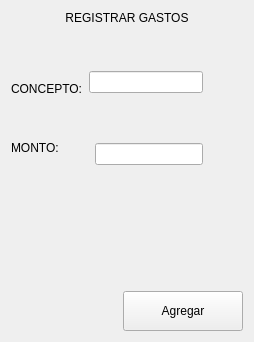
                  <widget class="QWidget" name="page_agregar_gasto">
                   <layout class="QVBoxLayout" name="verticalLayout_18">
                    <item>
                     <widget class="QLabel" name="lbl_titulo_gastos">
                      <property name="text">
                       <string>REGISTRAR GASTOS</string>
                      </property>
                      <property name="alignment">
                       <set>Qt::AlignCenter</set>
                      </property>
                     </widget>
                    </item>
                    <item>
                     <spacer name="verticalSpacer_6">
                      <property name="orientation">
                       <enum>Qt::Vertical</enum>
                      </property>
                      <property name="sizeHint" stdset="0">
                       <size>
                        <width>20</width>
                        <height>40</height>
                       </size>
                      </property>
                     </spacer>
                    </item>
                    <item>
                     <layout class="QHBoxLayout" name="horizontalLayout_4">
                      <item>
                       <layout class="QVBoxLayout" name="verticalLayout_16">
                        <property name="spacing">
                         <number>23</number>
                        </property>
                        <item>
                         <widget class="QLabel" name="label_9">
                          <property name="text">
                           <string>CONCEPTO:</string>
                          </property>
                         </widget>
                        </item>
                        <item>
                         <widget class="QLabel" name="label_10">
                          <property name="text">
                           <string>MONTO:</string>
                          </property>
                         </widget>
                        </item>
                       </layout>
                      </item>
                      <item>
                       <layout class="QFormLayout" name="formLayout_2">
                        <property name="verticalSpacing">
                         <number>50</number>
                        </property>
                        <item row="1" column="0" colspan="2">
                         <widget class="QLineEdit" name="lineEdit_concepto_gasto"/>
                        </item>
                        <item row="2" column="1">
                         <widget class="QLineEdit" name="lineEdit_monto_gasto"/>
                        </item>
                       </layout>
                      </item>
                      <item>
                       <spacer name="horizontalSpacer_16">
                        <property name="orientation">
                         <enum>Qt::Horizontal</enum>
                        </property>
                        <property name="sizeHint" stdset="0">
                         <size>
                          <width>40</width>
                          <height>20</height>
                         </size>
                        </property>
                       </spacer>
                      </item>
                     </layout>
                    </item>
                    <item>
                     <spacer name="verticalSpacer_10">
                      <property name="orientation">
                       <enum>Qt::Vertical</enum>
                      </property>
                      <property name="sizeHint" stdset="0">
                       <size>
                        <width>20</width>
                        <height>40</height>
                       </size>
                      </property>
                     </spacer>
                    </item>
                    <item>
                     <spacer name="verticalSpacer_8">
                      <property name="orientation">
                       <enum>Qt::Vertical</enum>
                      </property>
                      <property name="sizeHint" stdset="0">
                       <size>
                        <width>20</width>
                        <height>40</height>
                       </size>
                      </property>
                     </spacer>
                    </item>
                    <item>
                     <spacer name="verticalSpacer_5">
                      <property name="orientation">
                       <enum>Qt::Vertical</enum>
                      </property>
                      <property name="sizeHint" stdset="0">
                       <size>
                        <width>20</width>
                        <height>40</height>
                       </size>
                      </property>
                     </spacer>
                    </item>
                    <item>
                     <layout class="QHBoxLayout" name="horizontalLayout_13">
                      <item>
                       <spacer name="horizontalSpacer_17">
                        <property name="orientation">
                         <enum>Qt::Horizontal</enum>
                        </property>
                        <property name="sizeHint" stdset="0">
                         <size>
                          <width>40</width>
                          <height>20</height>
                         </size>
                        </property>
                       </spacer>
                      </item>
                      <item>
                       <widget class="QPushButton" name="btn_agregar_gasto">
                        <property name="minimumSize">
                         <size>
                          <width>120</width>
                          <height>40</height>
                         </size>
                        </property>
                        <property name="text">
                         <string>Agregar</string>
                        </property>
                        <property name="iconSize">
                         <size>
                          <width>40</width>
                          <height>40</height>
                         </size>
                        </property>
                       </widget>
                      </item>
                     </layout>
                    </item>
                   </layout>
                  </widget>
